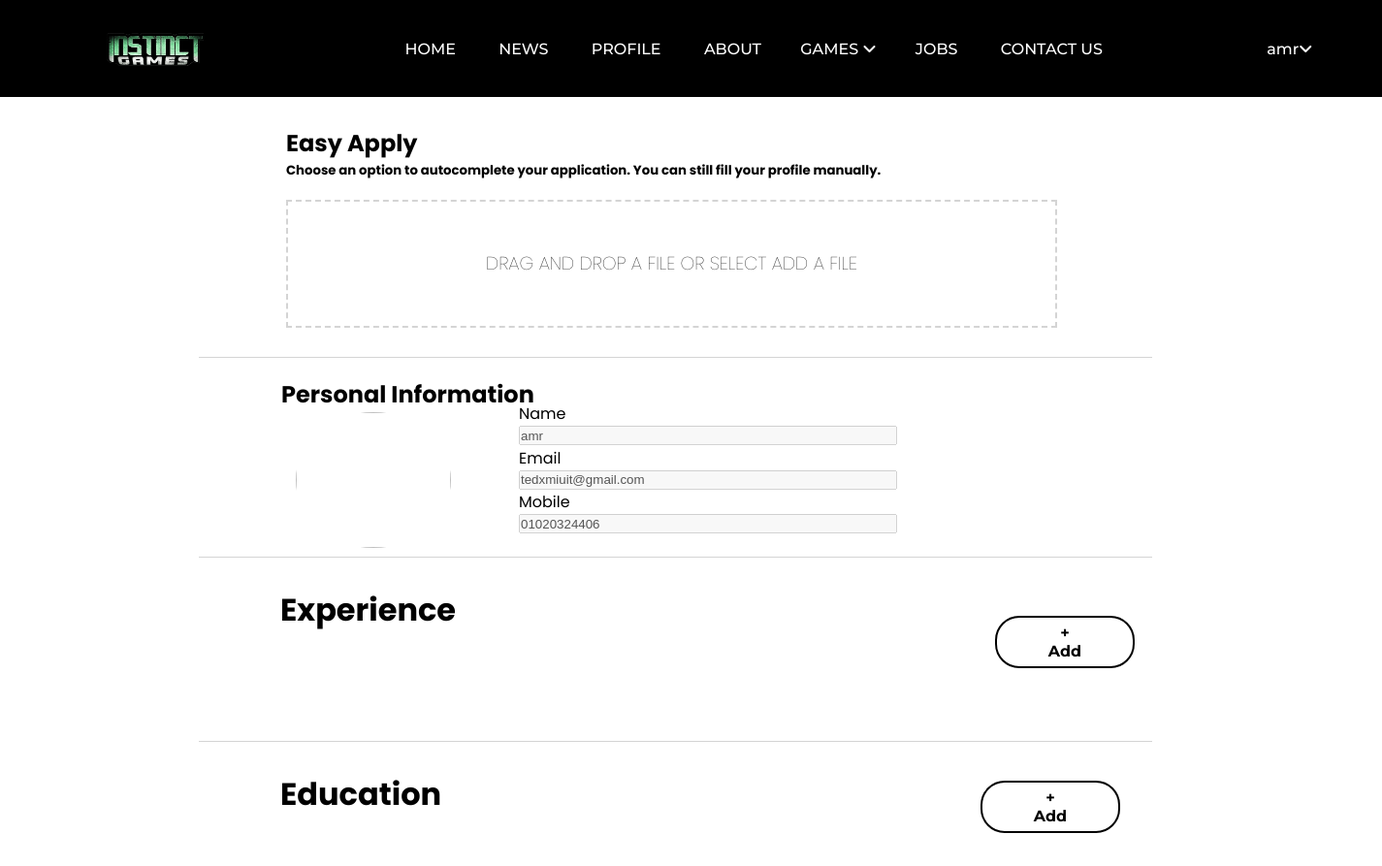
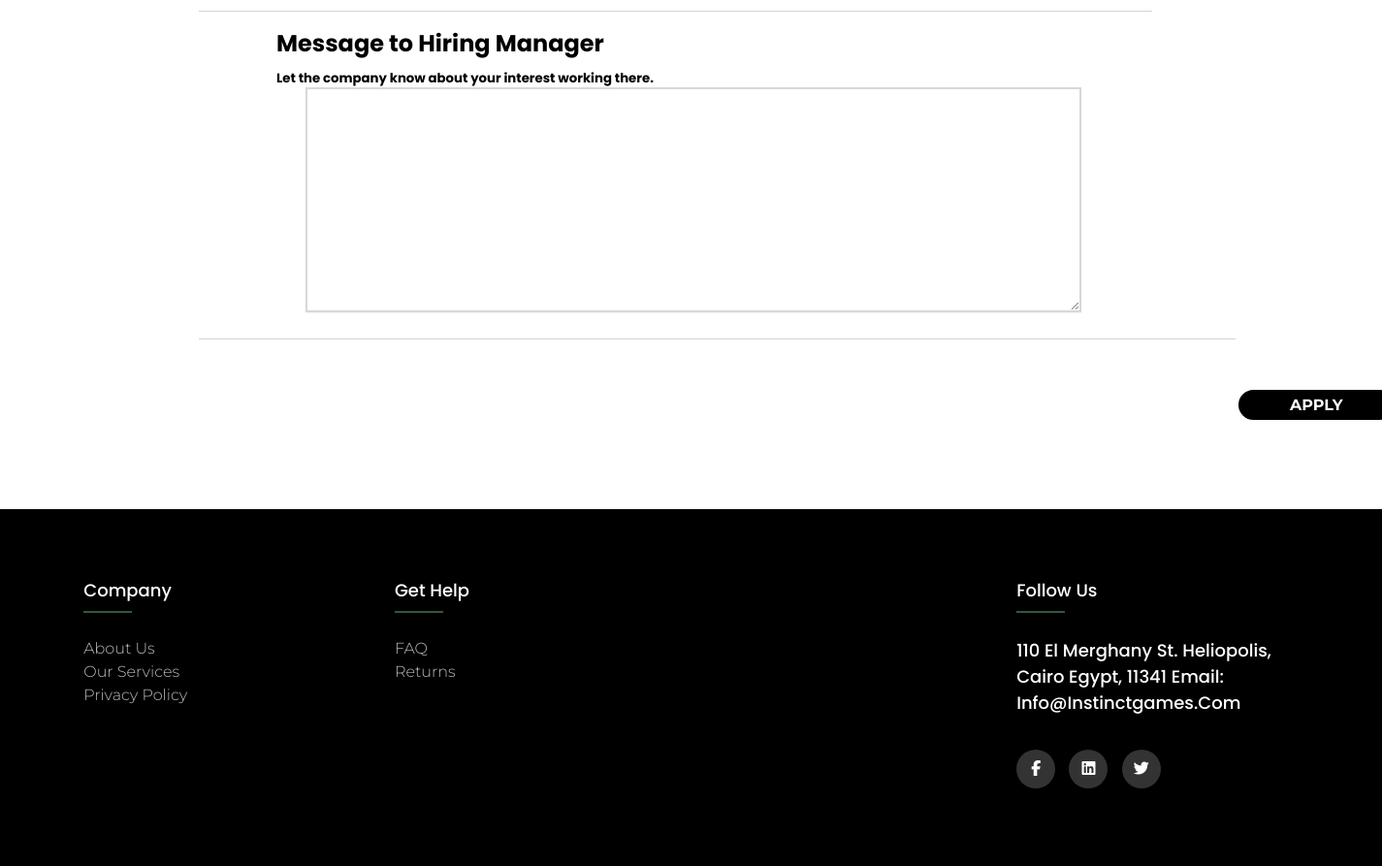
Screenshot of /jobApply.php (signed in) with the database file from the repository (2 pictures, top to bottom).
### tables this page shows
CREATE TABLE `users` (
  `id` int(11) UNSIGNED NOT NULL,
  `user_name` text NOT NULL,
  `name` text NOT NULL,
  `email` text NOT NULL,
  `password` text NOT NULL,
  `phone` text NOT NULL,
  `image` text NOT NULL,
  `type` int(11) NOT NULL
);

### jobApply.php (the view, shortened to what this page needs)
<!DOCTYPE html>
<html lang="en">
<head>
    <link rel="stylesheet" href="layouts/css/style.css">
</head>
<body id="jobApply" style="  background-color: white;
  color: black;">
<?php
include("includes/nav.php");
    ?>
    <?php
      $user_id = $_SESSION['user_id'];
      $sql = "SELECT * FROM users WHERE id = '$user_id'";
      $result = mysqli_query($conn, $sql);
      $user = mysqli_fetch_assoc($result);
      ?>
<div class="containerrrr">
  <form action="jobApply.php?id=<?php echo $job_id; ?>&user=<?php echo $user_id; ?>" method="POST" enctype="multipart/form-data">
      <div class="file-upload">
        <h2 style="font-weight: bold;"> Easy Apply</h2>
        <h5>Choose an option to autocomplete your application. You can still fill your profile manually.</h5>
        <div class="image-upload-wrap">
          <div class="drag-text">
            <h3>Drag and drop a file or select add A File</h3>
          </div>
        </div>
      </div>
      <hr size="1" width="115%" color="#d4d4d4" style="margin-left:-80px;margin-bottom:20px;">
      <h2 style="font-weight: bold; margin-left:5px;">Personal Information</h2>
      <div class="container" style="margin-right: 930px;">
        <img style="width:160px;height:140px; margin-left:20px; margin-bottom:30px; border-radius:90%;" src="layouts/img/Users/<?php echo $user['image']; ?>">
            <div  style=" margin-left: 210px; margin-top: -180px;">
                <div class="col-md-8" style="margin-bottom:22px">
                  <div class="panel panel-default">
                    <div class="panel-body">
                          <div class="form-group form-group-inline">
                            <label class="label-block">Name</label>
                            <input class="form-control form-control-inline form-control-medium" name="name" value="<?php echo $user['name']; ?>" disabled/>
                          </div>
                          <div class="panel-body">
                            <div class="form-group form-group-inline">
                            <label class="label-block">Email</Label>
                            <input type="email" class="form-control form-control-inline form-control-medium" name="email" value="<?php echo $user['email']; ?>" disabled/>
                          </div>
                          <div class="panel-body" >
                            <div class="form-group form-group-inline">
                            <label class="label-block">Mobile</label>
                            <input class="form-control form-control-inline" name="mobile" value="<?php echo $user['phone']; ?>" disabled/>
                          </div>
                    </div>
                  </div>
                </div>
            </div>
            </div>
            </div>
      </div>
      <hr size="1" width="115%" color="#d4d4d4" style="margin-left:-80px;margin-top:10px;">
      <div class="experience" style="margin-top:20px;">
        <h1 style="font-weight: bold; margin-top:10px; margin-left:4px">Experience</h1>
         <button type="button" class="exbutton4" onclick="openForm2()" style="font-weight: bold;">+ Add</button>
      </div>
        <hr size="1" width="115%" color="#d4d4d4" style="margin-left:-80px;margin-top:35px;">
      <div class="experience">
        <h1 style="font-weight: bold; margin-top:30px;margin-left:4px">Education</h1>
        <button type="button" class="exbutton4" onclick="openForm()" style="font-weight: bold;">+ Add</button>
      </div>
      <div>
      <hr size="1" width="115%" color="#d4d4d4" style="margin-left:-80px; margin-top:5px;">
      </div>
    <div>
    <div style="margin-top:15px;width: 70%;">
        <h2 style="font-weight: bold; margin-bottom:10px;">Message to Hiring Manager</h2>
        <h5 style="margin-top:-2px;">Let the company know about your interest working there.</h5>
        <textarea name="message" class="text-box" rows="12"></textarea>
      </div>
      <hr size="1" width="125%" color="#d4d4d4" style="margin-left:-80px;margin-bottom:10px;">
      <button class="exbutton3" name="apply" type="submit" style="font-weight: bold;">APPLY</button>
  </form>
</div>
  <?php include("includes/footer.php");
    ?>
</body>
</html>

### includes/nav.php (shortened to what this page needs)
<head>
   <?php
   $servername = "localhost";
   $username = "root";
   $password = "";
   $dbname = "instinct_games";
   $conn = mysqli_connect($servername,$username,$password,$dbname);
      if(!empty($_SESSION['user_id']))
      {
         $user_id = $_SESSION['user_id'];
         $sql = "SELECT * FROM users WHERE id = '$user_id'";
         $result = mysqli_query($conn, $sql);
         $user = mysqli_fetch_assoc($result);
      }
    ?>
</head>
    <header>
        <div class="logo">
        <a href="index.php">
            <img class="" src="images/Bakaar.png" alt="logo">
            </a>
        </div>
        <nav>
            <ul class="nav_links">
                <li><a href="index.php">HOME</a></li>
                <li><a href="news1.php">NEWS</a></li>
                <?php
                  if(!empty($_SESSION['user_id'])) {
                     $userID = $_SESSION['user_id'];
                     print '
                     <li><a href="MyProfile.php?id='.$userID.'">PROFILE</a></li>
                     ';
                  }
                ?>
                <li><a href="Aboutus.php">ABOUT</a></li>
                <div class="dropdown-menu">
               <button class="menu-btn">GAMES <i class="fas fa-angle-down"></i></button>
</div>
                <li><a href="Jobs.php">JOBS</a></li>
                <li><a href="Contact Us.php">CONTACT US</a></li>
            </ul>
        </nav>
        <?php
         if(empty($_SESSION['user_id'])) {
            print '
            <a href="signin.php"><input type="submit" class="button" value="Log in" name="submit"></a>
            <a href="signup.php"><input type="submit" class="Register-button" value="Register" name="submit"></a>
            ';
         } else {
            $userName = $user['name'];
            echo "
            <div class='dropdown-menu' style='margin: 0 auto'>
            <button class='menu-btn'>".$userName."<i class='fas fa-angle-down'></i></button>
            <div class='menu-content'>
               <a class='links-hidden' styel='color:white' href='SavedJobs.php'>Saved Jobs</a>
               <a class='links-hidden' styel='color:white' href='index.php?signout='>Log Out</a>
            </div>
            </div>
            ";
         }
        ?>
    </header>
    </html>

### layouts/css/style.css (style rules this page uses)
* { margin: 0; padding: 0; box-sizing: border-box; }
body { background-color: #1b1b1b; color: white; box-sizing: border-box; }
li,a,button { font-family: "Montserrat",sans-serif; font-weight: 500; font-size: 16px; color: white; text-decoration: none; }
header { display: flex; justify-content: space-between; align-items: center; padding: 30px 10px; height: 100px; background-color: black; }
.logo { cursor:pointer; width: 300px; height: 100%; text-align: center; }
.logo img { width: 100px; height: 100%; }
nav { width:60%; margin: 0 auto; text-align: center; }
.nav_links { list-style: none; }
.nav_links li { display: inline-block; padding: 0px 20px; }
.nav_links li a { transition: all 0.3s ease 0s; }
#jobApply .file-upload { background-color: rgb(255, 255, 255); width: 100%; margin: 0 auto; padding: 30px; margin-left: -20px; }
#jobApply .image-upload-wrap { margin-top: 20px; border: 2px dashed #d4d4d4; position: relative; }
#jobApply .drag-text { text-align: center; }
#jobApply .drag-text h3 { font-weight: 100; text-transform: uppercase; color: #000000; padding: 50px 0; }
#jobApply .form-group-inline { display: inline-block; }
#jobApply .form-control-inline { min-width: 3; width: 390px; display:flex; margin-left: 40px; height:20px; }
#jobApply .form-control-medium { min-width: 200px; max-width: 3200px; }
#jobApply .label-block { display: block; margin-left: 40px; }
#jobApply .experience { display: flex; }
#jobApply .exbutton3 { background-color: #000000; border: 2px solid #ffffff; color: white; padding: 6px 53px; text-decoration: none; display: inline; font-size: 16px; margin: 40px 20px; cursor: pointer; border-radius:25px; margin-left: 990px; }
#jobApply .exbutton4 { background-color: #ffffff; border: 2px solid #000000; color: black; padding: 6px 53px; text-decoration: none; display: inline; font-size: 16px; margin: 40px 20px; cursor: pointer; border-radius:25px; margin-left: 65%; }
#jobApply .text-box { background: #fff; color: #000; width: 800px; min-height: 150px; max-height: 350px; resize: vertical; padding: 12px; font-size: 15px; box-shadow: 0 1px 1px rgba(97, 94, 250, 0.1); margin-bottom: 20px; opacity: 0.9; border: 2px solid #d4d4d4; margin-left: 30px; margin-bottom: 20px; outline: none; }
#jobApply .containerrrr { width: 60%; margin: 0 auto; }

### includes/nav.php (style rules this page uses)
.menu-btn { background-color: #000; color: white; padding: 16px; font-family: "Montserrat",sans-serif;; border: none; }
.dropdown-menu { position: relative; display: inline-block; }

### includes/footer.php (style rules this page uses)
* { margin: 0; padding: 0; box-sizing: border-box; }
body { line-height: 1.5; font-family: 'Poppins', sans-serif; }

### rows the page displays
users: name "amr", email "tedxmiuit@gmail.com", mobile "01020324406"
